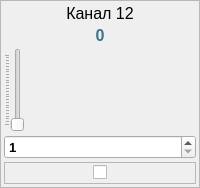
                 <widget class="QFrame" name="frPwr12">
                  <property name="minimumSize">
                   <size>
                    <width>80</width>
                    <height>0</height>
                   </size>
                  </property>
                  <property name="frameShape">
                   <enum>QFrame::StyledPanel</enum>
                  </property>
                  <property name="frameShadow">
                   <enum>QFrame::Raised</enum>
                  </property>
                  <layout class="QVBoxLayout" name="verticalLayout_17">
                   <property name="spacing">
                    <number>3</number>
                   </property>
                   <property name="leftMargin">
                    <number>3</number>
                   </property>
                   <property name="topMargin">
                    <number>3</number>
                   </property>
                   <property name="rightMargin">
                    <number>3</number>
                   </property>
                   <property name="bottomMargin">
                    <number>3</number>
                   </property>
                   <item>
                    <widget class="QLabel" name="lblTitlePwr12">
                     <property name="font">
                      <font>
                       <pointsize>12</pointsize>
                      </font>
                     </property>
                     <property name="text">
                      <string>Канал 12</string>
                     </property>
                     <property name="alignment">
                      <set>Qt::AlignCenter</set>
                     </property>
                    </widget>
                   </item>
                   <item>
                    <widget class="QLabel" name="lblValuePwr12">
                     <property name="palette">
                      <palette>
                       <active>
                        <colorrole role="WindowText">
                         <brush brushstyle="SolidPattern">
                          <color alpha="255">
                           <red>60</red>
                           <green>115</green>
                           <blue>138</blue>
                          </color>
                         </brush>
                        </colorrole>
                        <colorrole role="Text">
                         <brush brushstyle="SolidPattern">
                          <color alpha="255">
                           <red>10</red>
                           <green>121</green>
                           <blue>131</blue>
                          </color>
                         </brush>
                        </colorrole>
                       </active>
                       <inactive>
                        <colorrole role="WindowText">
                         <brush brushstyle="SolidPattern">
                          <color alpha="255">
                           <red>60</red>
                           <green>115</green>
                           <blue>138</blue>
                          </color>
                         </brush>
                        </colorrole>
                        <colorrole role="Text">
                         <brush brushstyle="SolidPattern">
                          <color alpha="255">
                           <red>10</red>
                           <green>121</green>
                           <blue>131</blue>
                          </color>
                         </brush>
                        </colorrole>
                       </inactive>
                       <disabled>
                        <colorrole role="WindowText">
                         <brush brushstyle="SolidPattern">
                          <color alpha="255">
                           <red>120</red>
                           <green>120</green>
                           <blue>120</blue>
                          </color>
                         </brush>
                        </colorrole>
                        <colorrole role="Text">
                         <brush brushstyle="SolidPattern">
                          <color alpha="255">
                           <red>120</red>
                           <green>120</green>
                           <blue>120</blue>
                          </color>
                         </brush>
                        </colorrole>
                       </disabled>
                      </palette>
                     </property>
                     <property name="font">
                      <font>
                       <pointsize>12</pointsize>
                       <weight>75</weight>
                       <bold>true</bold>
                      </font>
                     </property>
                     <property name="text">
                      <string>0</string>
                     </property>
                     <property name="alignment">
                      <set>Qt::AlignCenter</set>
                     </property>
                    </widget>
                   </item>
                   <item>
                    <widget class="QSlider" name="sldPwr12">
                     <property name="minimum">
                      <number>1</number>
                     </property>
                     <property name="maximum">
                      <number>250</number>
                     </property>
                     <property name="orientation">
                      <enum>Qt::Vertical</enum>
                     </property>
                     <property name="tickPosition">
                      <enum>QSlider::TicksAbove</enum>
                     </property>
                     <property name="tickInterval">
                      <number>10</number>
                     </property>
                    </widget>
                   </item>
                   <item>
                    <widget class="QSpinBox" name="edValuePwr12">
                     <property name="font">
                      <font>
                       <pointsize>10</pointsize>
                       <weight>75</weight>
                       <bold>true</bold>
                      </font>
                     </property>
                     <property name="minimum">
                      <number>1</number>
                     </property>
                     <property name="maximum">
                      <number>250</number>
                     </property>
                     <property name="singleStep">
                      <number>10</number>
                     </property>
                    </widget>
                   </item>
                   <item>
                    <widget class="QFrame" name="frCbPwr12">
                     <property name="frameShape">
                      <enum>QFrame::StyledPanel</enum>
                     </property>
                     <property name="frameShadow">
                      <enum>QFrame::Raised</enum>
                     </property>
                     <layout class="QHBoxLayout" name="horizontalLayout_18">
                      <property name="spacing">
                       <number>0</number>
                      </property>
                      <property name="leftMargin">
                       <number>0</number>
                      </property>
                      <property name="topMargin">
                       <number>0</number>
                      </property>
                      <property name="rightMargin">
                       <number>0</number>
                      </property>
                      <property name="bottomMargin">
                       <number>0</number>
                      </property>
                      <item>
                       <spacer name="horizontalSpacer_23">
                        <property name="orientation">
                         <enum>Qt::Horizontal</enum>
                        </property>
                        <property name="sizeHint" stdset="0">
                         <size>
                          <width>24</width>
                          <height>20</height>
                         </size>
                        </property>
                       </spacer>
                      </item>
                      <item>
                       <widget class="QCheckBox" name="cbPwr12">
                        <property name="text">
                         <string/>
                        </property>
                       </widget>
                      </item>
                      <item>
                       <spacer name="horizontalSpacer_24">
                        <property name="orientation">
                         <enum>Qt::Horizontal</enum>
                        </property>
                        <property name="sizeHint" stdset="0">
                         <size>
                          <width>24</width>
                          <height>20</height>
                         </size>
                        </property>
                       </spacer>
                      </item>
                     </layout>
                    </widget>
                   </item>
                  </layout>
                 </widget>
